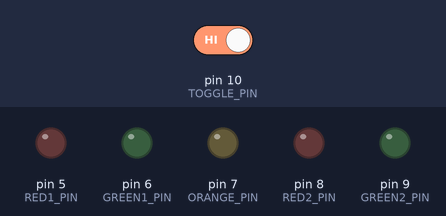
The sketch below on a simulated Arduino Uno, built with avr-gcc and run on an emulated ATmega328P. On the bench: output pins drawn as LEDs (lit = HIGH). The inputs (shaded band) are chosen by the test bench; at power-on: pin 10 (TOGGLE_PIN) HIGH.

Above: at 1.2 s.
1.3 s: pin 10 (TOGGLE_PIN) driven LOW
At 2.3 s:
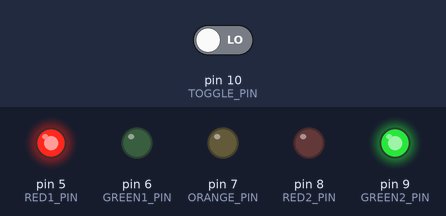
At 6.6 s:
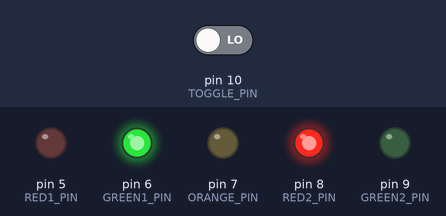
Timing chart, 0 to 11.8 s (numbered marks = the images above; inputs shaded):
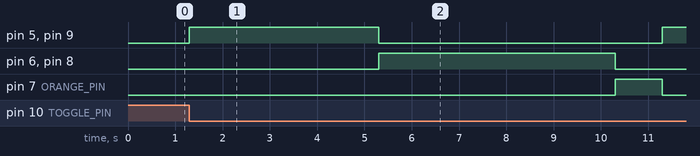

The sketch:

Traffic_Light.ino
```cpp
#define RED1_PIN 5
#define GREEN1_PIN 6
#define ORANGE_PIN 7
#define RED2_PIN 8
#define GREEN2_PIN 9
#define TOGGLE_PIN 10
#define RED_GREEN_TIME 4000
#define GREEN_RED_TIME 5000
#define ORANGE_TIME 1000
#define CYCLE_COUNT 2

bool switchPressed = false;
int repeatCount = 0;

void setup() {
  pinMode(RED1_PIN, OUTPUT);
  pinMode(GREEN1_PIN, OUTPUT);
  pinMode(ORANGE_PIN, OUTPUT);
  pinMode(RED2_PIN, OUTPUT);
  pinMode(GREEN2_PIN, OUTPUT);
  pinMode(TOGGLE_PIN, INPUT_PULLUP);
}

void loop() {
  if (digitalRead(TOGGLE_PIN) == LOW && !switchPressed) {
    switchPressed = true;
    repeatCount = 0;
    while (repeatCount < CYCLE_COUNT) {
      int cycle = 0;
      while (cycle < 1) {
        digitalWrite(RED1_PIN, HIGH);
        digitalWrite(GREEN2_PIN, HIGH);
        delay(RED_GREEN_TIME);
        digitalWrite(RED1_PIN, LOW);
        digitalWrite(GREEN2_PIN, LOW);

        digitalWrite(RED2_PIN, HIGH);
        digitalWrite(GREEN1_PIN, HIGH);
        delay(GREEN_RED_TIME);
        digitalWrite(RED2_PIN, LOW);
        digitalWrite(GREEN1_PIN, LOW);

        digitalWrite(ORANGE_PIN, HIGH);
        delay(ORANGE_TIME);
        digitalWrite(ORANGE_PIN, LOW);

        cycle++;
      }
      repeatCount++;
    }
  } else if (digitalRead(TOGGLE_PIN) == HIGH && switchPressed) {
    switchPressed = false;
  }
}
```

Measured:
- after the input at 1.3 s, pin 5 (RED1_PIN), pin 9 (GREEN2_PIN): LOW → HIGH at once, → LOW 4.0 s later, → HIGH 6.0 s later; pin 6 (GREEN1_PIN), pin 8 (RED2_PIN): LOW → HIGH after 4.0 s, → LOW 5.0 s later; pin 7 (ORANGE_PIN): LOW → HIGH after 9.0 s, → LOW 1.0 s later
